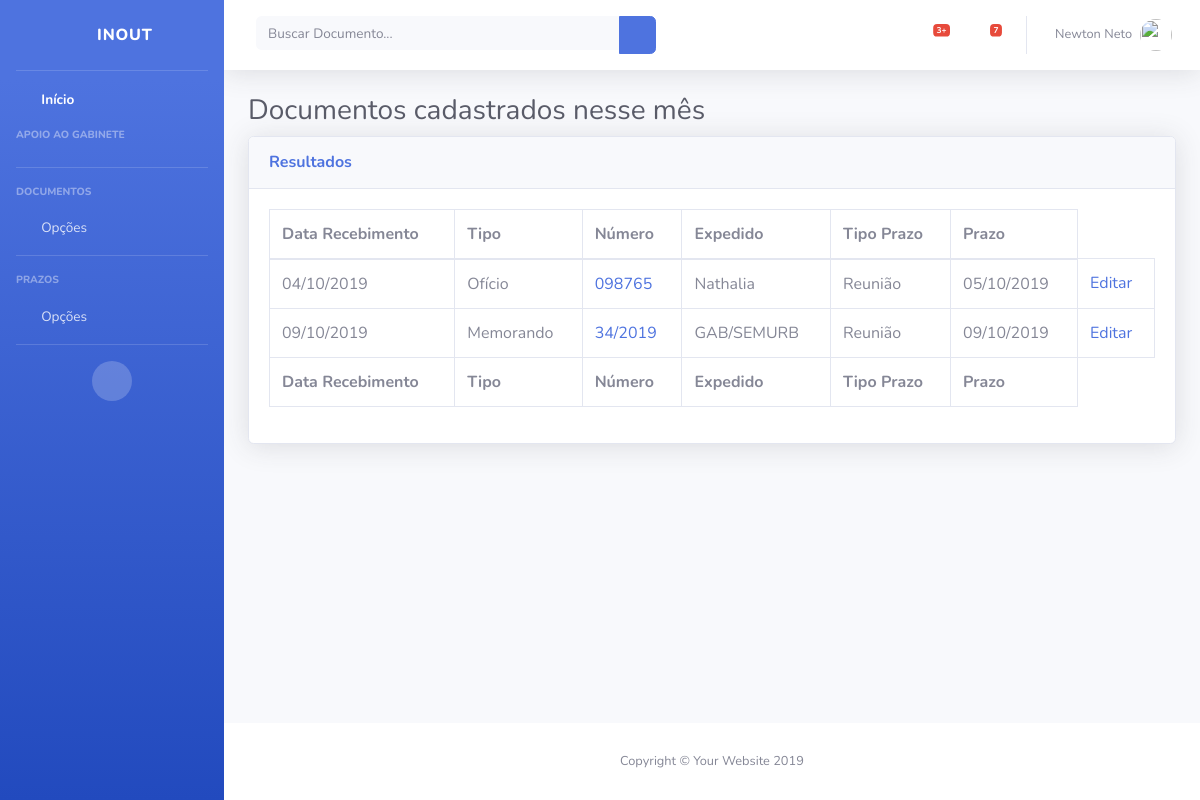
The page /listar_documentos_do_mes (signed in) on the database its author committed.
### inout/models.py (models this page shows, shortened)
class Documento(models.Model):
	usuario = models.ForeignKey(User, on_delete = models.CASCADE)
	data_de_entrada = models.DateTimeField('Data de Entrada')
	tipo_de_documento = models.CharField(max_length = 30)
	numero_do_documento = models.CharField(max_length = 30)
	orgao_expedidor_do_documento = models.CharField(max_length = 150)
	assunto_do_documento = models.CharField(max_length = 1000)
	despacho_do_documento = models.CharField(max_length = 200)
	numero_do_processo = models.CharField(max_length = 30)

class Prazo(models.Model):
	documento = models.ForeignKey(Documento, on_delete = models.CASCADE)
	tipo_de_prazo = models.CharField(max_length = 20)
	data_do_prazo = models.DateTimeField('Prazo')
	prazo_encerrado = models.BooleanField(default = False)

### inout/views.py (the view)
# urls.py: path('listar_documentos_do_mes', views.listar_documentos_do_mes, name = 'listar_documentos_do_mes'),
@login_required
def listar_documentos_do_mes(request):
	feitos_mes = documentos_do_mes()
	contexto = {
		'titulo': "Documentos cadastrados nesse mês",
		'lista_de_documentos': feitos_mes,
	}
	return render(request, 'inout/listardocumentos.html', contexto)

### inout/views.py (called while the page is built)
def documentos_do_mes():
	feitos_mes = Documento.objects.filter(data_de_entrada__month = datetime.date.today().month)
	return feitos_mes

### inout/templates/inout/listardocumentos.html
{% load staticfiles %}
{% include "header.html" %}
        <div class="container-fluid">
          <h1 class="h3 mb-2 text-gray-800">{{ titulo }}</h1>
          <div class="card shadow mb-4">
            <div class="card-header py-3">
              <h6 class="m-0 font-weight-bold text-primary">Resultados</h6>
            </div>
            <div class="card-body">
              <div class="table-responsive">
                <table class="table table-bordered" id="dataTable" width="100%" cellspacing="0">
                  <thead>
                    <tr>
                      <th>Data Recebimento</th>
                      <th>Tipo</th>
                      <th>Número</th>
                      <th>Expedido</th>
                      <th>Tipo Prazo</th>
                      <th>Prazo</th>
                    </tr>
                  </thead>
                  <tfoot>
                    <tr>
                      <th>Data Recebimento</th>
                      <th>Tipo</th>
                      <th>Número</th>
                      <th>Expedido</th>
                      <th>Tipo Prazo</th>
                      <th>Prazo</th>
                    </tr>
                  </tfoot>
                  <tbody>
                    {% for documento in lista_de_documentos %}
                      <tr>
                        <td>{{ documento.data_de_entrada|date:'d/m/Y' }}</td>
                        <td>{{ documento.tipo_de_documento }}</a></td>
                        <td><a href="{% url 'inout:detalhesdocumento' documento.id %}">{{ documento.numero_do_documento }}</a></td>
                        <td>{{ documento.orgao_expedidor_do_documento }}</td>
                        <td>{% for prazo in documento.prazo_set.all %}
                          {% if prazo.data_do_prazo|date:'d/m/Y' != timezone.now|date:'d/m/Y' %}
                            {{ prazo.tipo_de_prazo }}
                          {% endif %}
                          <br/>
                        {% endfor %}</td>
                        <td>{% for prazo in documento.prazo_set.all %}
                          {{ prazo.data_do_prazo|date:'d/m/Y' }}
                          <br/>
                        {% endfor %}</td>
                        <td><a href="{% url 'inout:editar_documento' documento.id %}">Editar</a></td>
                      </tr>
                    {% endfor %}
                  </tbody>
                </table>
              </div>
            </div>
          </div>
        </div>
      </div>
{% include "footer.html" %}

### rows shown on the page
Documento: data_de_entrada "04/10/2019", tipo_de_documento "Ofício", numero_do_documento "098765", orgao_expedidor_do_documento "Nathalia"
Prazo: tipo_de_prazo "Reunião", data_do_prazo "05/10/2019"
Documento: data_de_entrada "09/10/2019", tipo_de_documento "Memorando", numero_do_documento "34/2019", orgao_expedidor_do_documento "GAB/SEMURB"
Prazo: tipo_de_prazo "Reunião", data_do_prazo "09/10/2019"

### other values the page prints
{{ titulo }} "Documentos cadastrados nesse mês"
